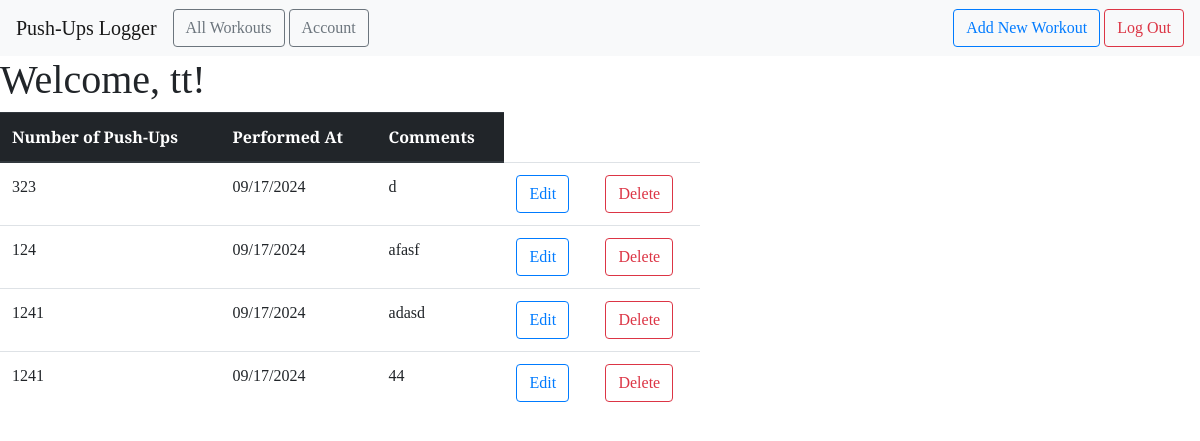
Before: /all (signed in) with the older database file.
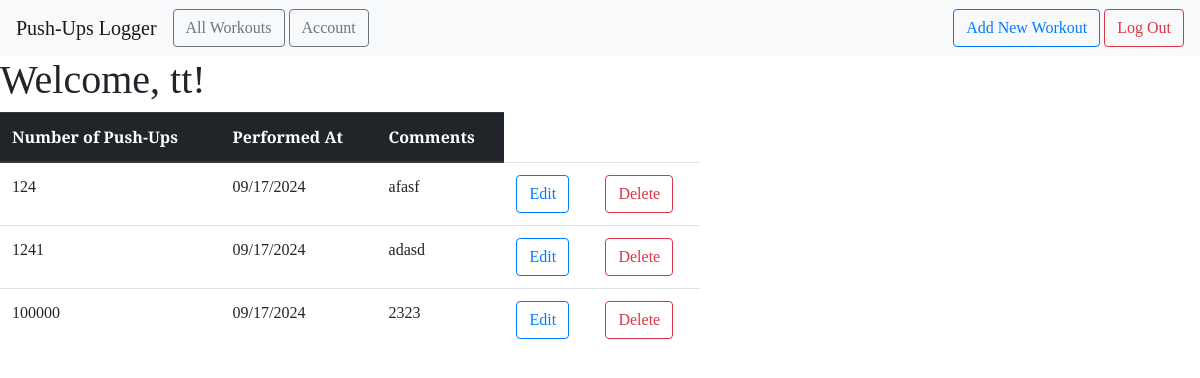
After: the same page with the newer database file.
### pushps_logger/models.py (models this page shows, shortened)
class User(db.Model,UserMixin):
    id=db.Column(db.Integer,primary_key=True)
    email=db.Column(db.String(100),unique=True)
    password=db.Column(db.String(100))
    name=db.Column(db.String(100))
    workouts = db.relationship('Workout', backref='author', lazy=True)

class Workout(db.Model):
    id = db.Column(db.Integer, primary_key=True)
    pushups = db.Column(db.Integer,nullable=False)
    date_posted = db.Column(db.DateTime,nullable=False,default=datetime.now())
    comment = db.Column(db.String(100),nullable=False)
    user_id = db.Column(db.Integer,db.ForeignKey('user.id'),nullable=False)

### pushps_logger/main.py (the view)
@main.route('/all')
@login_required
def user_workouts():
    user = User.query.filter_by(email=current_user.email).first_or_404()
    workouts = user.workouts
    return render_template('all_workouts.html', workouts=workouts, user=user)

### pushps_logger/__init__.py (called while the page is built)
def create_app():
    app=Flask(__name__)
    app.config["SECRET_KEY"]='secret-key'
    app.config["SQLALCHEMY_DATABASE_URI"]='sqlite:///db.sqlite'
    db.init_app(app)
    login_manager=LoginManager()
    login_manager.login_view='auth.login'
    login_manager.init_app(app)
    from .models import User
    @login_manager.user_loader
    def load_user(user_id):
        return User.query.get(int(user_id))
    with app.app_context():
        from .models import User
        db.create_all()
    from .main import main as main_blueprint
    app.register_blueprint(main_blueprint)
    from .auth import auth as auth_blueprint
    app.register_blueprint(auth_blueprint)
    return app

### pushps_logger/templates/all_workouts.html
{% extends "base.html" %} {% block head %} {{ super() }}
<link
  rel="stylesheet"
  href="{{ url_for('static', filename= 'extended_beauty.css') }}"
/>
{% endblock %} {% block content %}
<h1>
  Welcome, {{ user.name }}!
</h1>
<div>
  <table class="table table-hover" style="width: 700px;">
    <thead class="thead-dark">
      <tr>
        <th scope="col">Number of Push-Ups</th>
        <th scope="col">Performed At</th>
        <th scope="col">Comments</th>
      </tr>
    </thead>
    <tbody>
      {% for workout in workouts %}
      <tr>
        <td>{{ workout.pushups }}</td>
        <td>{{ workout.date_posted.strftime('%m/%d/%Y') }}</td>
        <td>{{ workout.comment }}</td>
        <td>
          <a
            href="{{ url_for('main.update_workout', workout_id=workout.id) }}"
            class="btn btn-outline-primary"
            role="button"
          >
            Edit
          </a>
        </td>
        <td>
          <a
            href="{{ url_for('main.delete_workout', workout_id=workout.id) }}"
            class="btn btn-outline-danger"
            role="button"
          >
            Delete
          </a>
        </td>
      </tr>
      {% endfor %}
    </tbody>
  </table>
</div>
{% endblock %}

### pushps_logger/templates/base.html (shortened to what this page needs)
<!DOCTYPE html>
<html lang="en">
  <head>
    {% block head %}
    <link
      rel="stylesheet"
      href="{{ url_for('static', filename='beauty.css') }}"
    />
    <link
      rel="stylesheet"
      href="https://maxcdn.bootstrapcdn.com/bootstrap/4.0.0/css/bootstrap.min.css"
    />
    {% endblock %}
  </head>
  <body>
    <nav class="navbar navbar-expand-lg navbar-light bg-light">
      <a class="navbar-brand" href="{{ url_for('main.index') }}"
        >Push-Ups Logger</a
      >
      <div class="collapse navbar-collapse" id="navbarSupportedContent">
        <ul class="navbar-nav mr-auto">
          <li class="nav-item active">
            <a
            href="{{ url_for('main.user_workouts') }}"
              class="btn btn-outline-secondary"
              role="button"
              >All Workouts</a
            >
          </li>
          <li class="nav-item">
            <a
              href="{{ url_for('main.profile') }}"
              class="btn btn-outline-secondary"
              role="button"
              style="margin-left: 4px;"
              >Account</a
            >
          </li>
        </ul>
        <form class="form-inline my-2 my-lg-0">
          {% if current_user.is_authenticated %}
          <a href="{{ url_for('main.new_workout') }}" class="btn btn-outline-primary" role="button"
            >Add New Workout</a
          >
          {% endif %}  {% if current_user.is_authenticated %}
          <a
            href="{{ url_for('auth.logout') }}"
            class="btn btn-outline-danger"
            role="button"
            style="margin-left: 4px;"
            >Log Out</a
          >
          {% endif %}
        </form>
      </div>
    </nav>
    {% block content %} {% endblock %}
  </body>
</html>

### pushps_logger/static/beauty.css (style rules this page uses)
* { font-family: "Arvo", serif; }

### pushps_logger/static/extended_beauty.css (style rules this page uses)
h1, h2, h4, p { font-family: "Arvo", serif; }

Changed rows visible on the page:
removed Workout: pushups "323", date_posted "09/17/2024", comment "d"
changed Workout (number 3 of 3 on the later page): pushups "1241" → "100000"; comment "44" → "2323"
